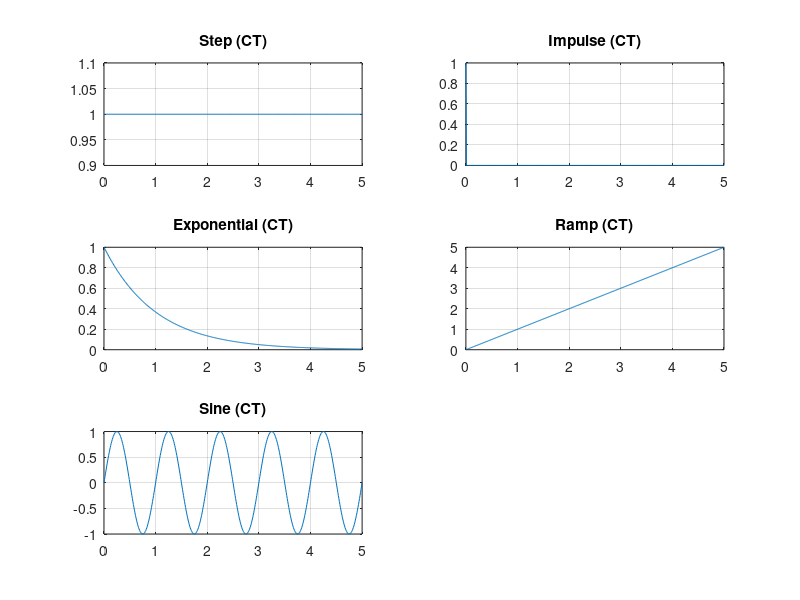
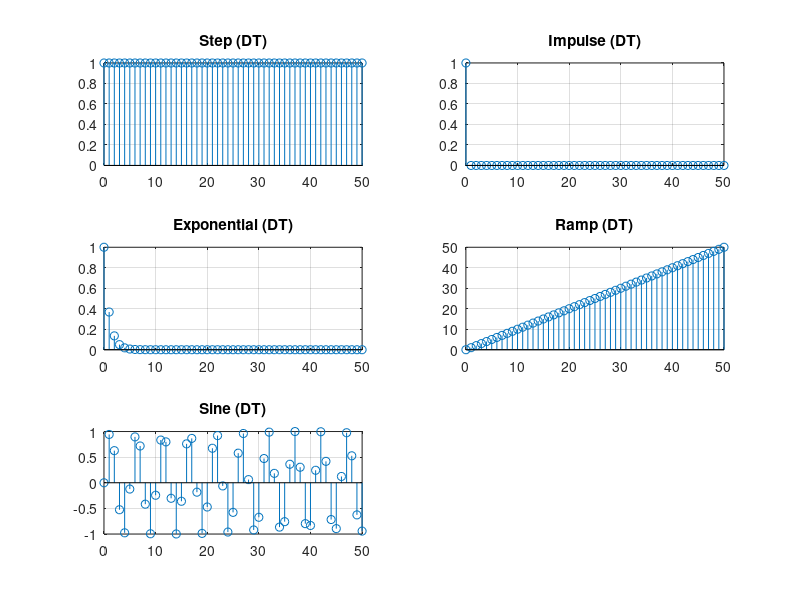

The MATLAB source for these figures, in order:
clc;
clear;

% Time vectors
t = 0:0.01:5;          % Continuous time
n = 0:1:50;            % Discrete time
RC = 1;                % Time constant for RC circuit

% --- CONTINUOUS-TIME SIGNALS ---
% Step signal
u_ct = ones(size(t));

% Impulse signal (approximated)
imp_ct = zeros(size(t));
imp_ct(t==0) = 1;

% Exponential signal
exp_ct = exp(-t/RC);

% Ramp signal
ramp_ct = t;

% Sine wave
sine_ct = sin(2*pi*1*t);

% --- DISCRETE-TIME SIGNALS ---
% Step signal
u_dt = ones(size(n));

% Impulse signal
imp_dt = zeros(size(n));
imp_dt(n==0) = 1;

% Exponential signal
exp_dt = exp(-n/RC);

% Ramp signal
ramp_dt = n;

% Sine wave
sine_dt = sin(2*pi*1*n/length(n)*10);  % adjust frequency

% --- PLOTTING ---

figure('Name','Continuous-Time Signals','NumberTitle','off');
subplot(3,2,1); plot(t, u_ct); title('Step (CT)'); grid on;
subplot(3,2,2); plot(t, imp_ct); title('Impulse (CT)'); grid on;
subplot(3,2,3); plot(t, exp_ct); title('Exponential (CT)'); grid on;
subplot(3,2,4); plot(t, ramp_ct); title('Ramp (CT)'); grid on;
subplot(3,2,5); plot(t, sine_ct); title('Sine (CT)'); grid on;

figure('Name','Discrete-Time Signals','NumberTitle','off');
subplot(3,2,1); stem(n, u_dt); title('Step (DT)'); grid on;
subplot(3,2,2); stem(n, imp_dt); title('Impulse (DT)'); grid on;
subplot(3,2,3); stem(n, exp_dt); title('Exponential (DT)'); grid on;
subplot(3,2,4); stem(n, ramp_dt); title('Ramp (DT)'); grid on;
subplot(3,2,5); stem(n, sine_dt); title('Sine (DT)'); grid on;
